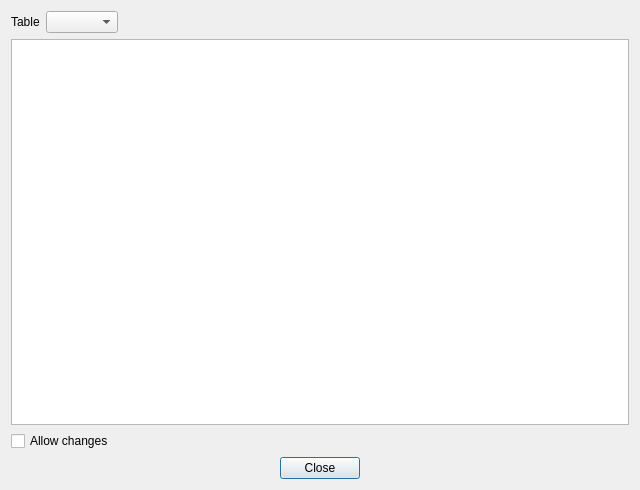
<?xml version="1.0" encoding="UTF-8"?>
<ui version="4.0">
 <class>DbShowTableDialog</class>
 <widget class="QDialog" name="DbShowTableDialog">
  <property name="geometry">
   <rect>
    <x>0</x>
    <y>0</y>
    <width>640</width>
    <height>490</height>
   </rect>
  </property>
  <property name="windowTitle">
   <string>Data Viewer</string>
  </property>
  <property name="locale">
   <locale language="English" country="UnitedStates"/>
  </property>
  <layout class="QGridLayout" name="gridLayout">
   <item row="0" column="0">
    <widget class="QLabel" name="label">
     <property name="text">
      <string>Table</string>
     </property>
    </widget>
   </item>
   <item row="0" column="2">
    <spacer name="horizontalSpacer">
     <property name="orientation">
      <enum>Qt::Horizontal</enum>
     </property>
     <property name="sizeHint" stdset="0">
      <size>
       <width>487</width>
       <height>20</height>
      </size>
     </property>
    </spacer>
   </item>
   <item row="2" column="0" colspan="2">
    <widget class="QCheckBox" name="cbAllowChanges">
     <property name="text">
      <string>Allow changes</string>
     </property>
    </widget>
   </item>
   <item row="1" column="0" colspan="3">
    <widget class="DbTableWidget" name="tableWidget"/>
   </item>
   <item row="0" column="1">
    <widget class="QComboBox" name="comboTablesNames"/>
   </item>
   <item row="3" column="0" colspan="3">
    <widget class="QDialogButtonBox" name="buttonBox">
     <property name="layoutDirection">
      <enum>Qt::LeftToRight</enum>
     </property>
     <property name="orientation">
      <enum>Qt::Horizontal</enum>
     </property>
     <property name="standardButtons">
      <set>QDialogButtonBox::Close</set>
     </property>
     <property name="centerButtons">
      <bool>true</bool>
     </property>
    </widget>
   </item>
  </layout>
 </widget>
 <customwidgets>
  <customwidget>
   <class>DbTableWidget</class>
   <extends>QTableWidget</extends>
   <header>DbTableWidget.h</header>
  </customwidget>
 </customwidgets>
 <resources/>
 <connections>
  <connection>
   <sender>buttonBox</sender>
   <signal>rejected()</signal>
   <receiver>DbShowTableDialog</receiver>
   <slot>exit()</slot>
   <hints>
    <hint type="sourcelabel">
     <x>317</x>
     <y>469</y>
    </hint>
    <hint type="destinationlabel">
     <x>286</x>
     <y>274</y>
    </hint>
   </hints>
  </connection>
  <connection>
   <sender>comboTablesNames</sender>
   <signal>currentIndexChanged(QString)</signal>
   <receiver>DbShowTableDialog</receiver>
   <slot>onComboTablesNamesChanged(QString)</slot>
   <hints>
    <hint type="sourcelabel">
     <x>103</x>
     <y>13</y>
    </hint>
    <hint type="destinationlabel">
     <x>238</x>
     <y>8</y>
    </hint>
   </hints>
  </connection>
  <connection>
   <sender>cbAllowChanges</sender>
   <signal>toggled(bool)</signal>
   <receiver>DbShowTableDialog</receiver>
   <slot>allowChanges(bool)</slot>
   <hints>
    <hint type="sourcelabel">
     <x>85</x>
     <y>437</y>
    </hint>
    <hint type="destinationlabel">
     <x>201</x>
     <y>441</y>
    </hint>
   </hints>
  </connection>
 </connections>
 <slots>
  <slot>onButtonDelete()</slot>
  <slot>onComboTablesNamesChanged(QString)</slot>
  <slot>onButtonAdd()</slot>
  <slot>onClicked(QModelIndex)</slot>
  <slot>onButtonClear()</slot>
  <slot>allowChanges(bool)</slot>
  <slot>exit()</slot>
 </slots>
</ui>
